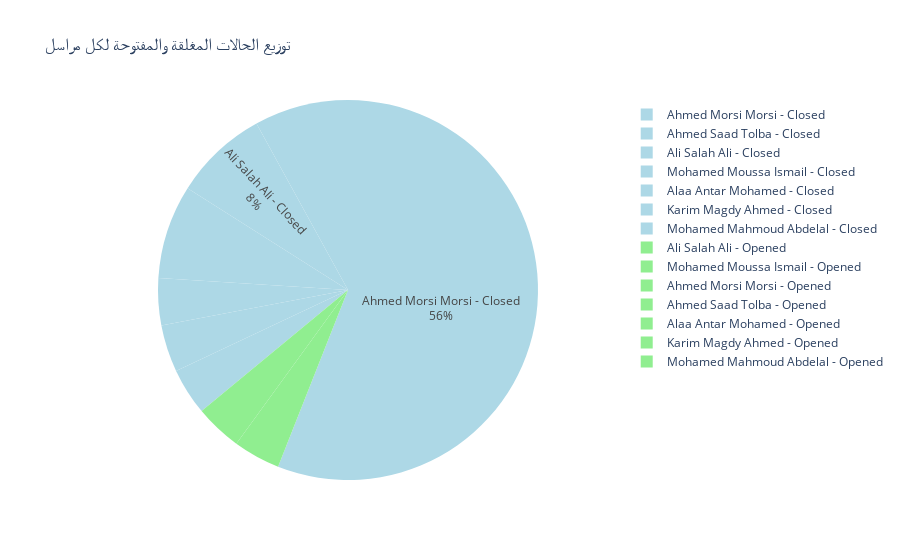

Notebook cell for this chart:
### Code cell
# إعادة هيكلة البيانات لدمج العمودين
df_melted = reporter_cases.melt(id_vars=['Reporter_Name'], 
                               value_vars=['Closed', 'Opened'],
                               var_name='Case_Status', 
                               value_name='Count')

# إنشاء عمود جديد يجمع بين اسم المراسل وحالة الحالة
df_melted['Reporter_Status'] = df_melted['Reporter_Name'] + ' - ' + df_melted['Case_Status']

# إنشاء Pie Chart واحد يدمج كلا العمودين
fig = px.pie(df_melted, 
             values='Count', 
             names='Reporter_Status',
             title='توزيع الحالات المغلقة والمفتوحة لكل مراسل',
             color='Case_Status',  # تلوين حسب نوع الحالة
             color_discrete_map={'Closed': 'lightblue', 'Opened': 'lightgreen'})

# تحسين التخطيط
fig.update_traces(textposition='inside', textinfo='percent+label')
fig.update_layout(uniformtext_minsize=12, uniformtext_mode='hide')

fig.show()

### Figure 1 — Plotly figure (JSON) as saved in the notebook; plotly's stock layout.template omitted (floating-point values rounded to 4 significant figures)
{"data": [{"customdata": [["Closed"], ["Closed"], ["Closed"], ["Closed"], ["Closed"], ["Closed"], ["Closed"], ["Opened"], ["Opened"], ["Opened"], ["Opened"], ["Opened"], ["Opened"], ["Opened"]], "domain": {"x": [0, 1], "y": [0, 1]}, "hovertemplate": "Reporter_Status=%{label}<br>Count=%{value}<br>Case_Status=%{customdata[0]}<extra></extra>", "labels": ["Ahmed Morsi Morsi - Closed", "Ahmed Saad Tolba - Closed", "Alaa Antar Mohamed - Closed", "Ali Salah Ali - Closed", "Karim Magdy Ahmed - Closed", "Mohamed Mahmoud Abdelal - Closed", "Mohamed Moussa Ismail - Closed", "Ahmed Morsi Morsi - Opened", "Ahmed Saad Tolba - Opened", "Alaa Antar Mohamed - Opened", "Ali Salah Ali - Opened", "Karim Magdy Ahmed - Opened", "Mohamed Mahmoud Abdelal - Opened", "Mohamed Moussa Ismail - Opened"], "legendgroup": "", "marker": {"colors": ["lightblue", "lightblue", "lightblue", "lightblue", "lightblue", "lightblue", "lightblue", "lightgreen", "lightgreen", "lightgreen", "lightgreen", "lightgreen", "lightgreen", "lightgreen"]}, "name": "", "showlegend": true, "textinfo": "percent+label", "textposition": "inside", "type": "pie", "values": [14, 2, 1, 2, 1, 1, 2, 0, 0, 0, 1, 0, 0, 1]}], "layout": {"legend": {"tracegroupgap": 0}, "title": {"text": "توزيع الحالات المغلقة والمفتوحة لكل مراسل"}, "uniformtext": {"minsize": 12, "mode": "hide"}}}
